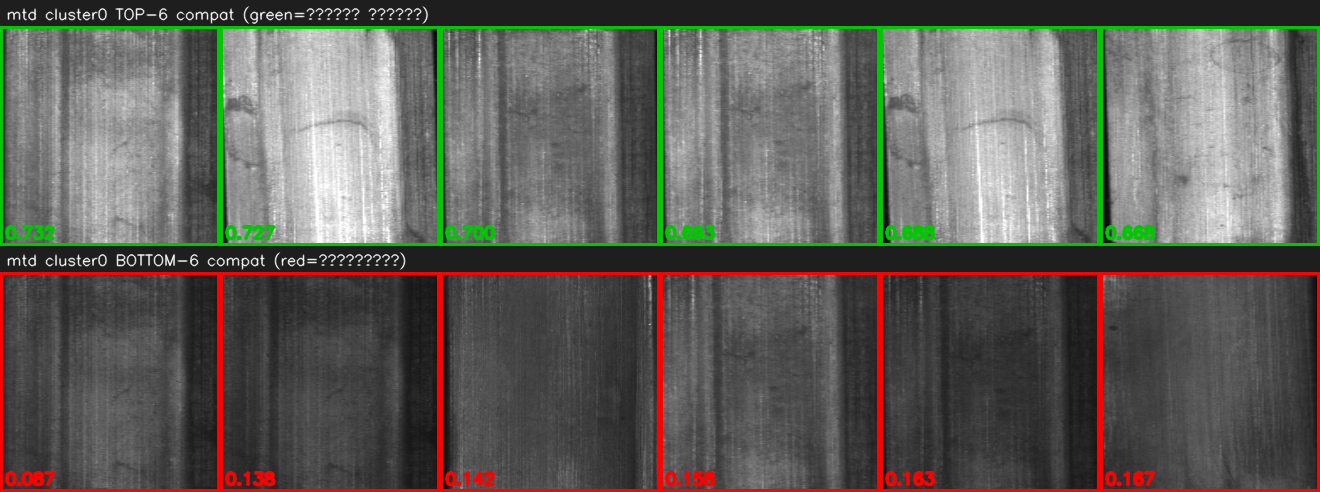
#> input picture .claude/.etc/positive_place_viz/image_rank_mtd.png, 1320 x 492 px
$ python -i background_characterization.py   (imports and definitions only)   (older library calls are emulated)
#> lines starting #> are read from the running program, lines starting #| are printed output that depends on the picture
#> further down, picture is the input picture: shape (492, 1320, 3); mean B, G, R 88.4, 94.1, 95.6
"""
Background Characterization Module

Universal structure-based background taxonomy (domain-agnostic):
  smooth | directional | periodic | organic | complex

Detection pipeline (lazy evaluation, cheapest first):
  1. Variance         → smooth
  2. Gradient entropy → directional  (also computes dominant_angle)
  3. Autocorrelation  → periodic
  4. LBP entropy      → organic
  5. Fallback         → complex
"""
import numpy as np
import cv2
from skimage.feature import local_binary_pattern
from typing import Dict, Optional, Tuple
from enum import Enum


class BackgroundType(Enum):
    SMOOTH      = "smooth"
    DIRECTIONAL = "directional"
    PERIODIC    = "periodic"
    ORGANIC     = "organic"
    COMPLEX     = "complex"


class BackgroundAnalyzer:
    """Grid-based background texture analyzer using universal structure-based taxonomy."""

    def __init__(
        self,
        grid_size: int = 64,
        variance_threshold: float = 100.0,
        periodic_threshold: float = 0.15,
        # direction_entropy_threshold=1.0: tightened from initial estimate of 2.0.
        # At 2.0, strongly periodic patterns (e.g., dot grids with entropy≈1.67)
        # were misclassified as directional. 1.0 cleanly separates directional
        # (entropy≈0 for pure stripes) from periodic and organic patterns.
        direction_entropy_threshold: float = 1.0,
        organic_entropy_threshold: float = 2.5,
    ):
        self.grid_size = grid_size
        self.variance_threshold = variance_threshold
        self.periodic_threshold = periodic_threshold
        self.direction_entropy_threshold = direction_entropy_threshold
        self.organic_entropy_threshold = organic_entropy_threshold

    def _compute_autocorrelation_peak(self, patch: np.ndarray) -> float:
        """Returns normalized off-origin autocorrelation peak (0-1). High = periodic."""
        f = np.fft.fft2(patch.astype(np.float32))
        ac = np.real(np.fft.ifft2(np.abs(f) ** 2))
        ac = ac / (ac[0, 0] + 1e-6)
        ac[0, 0] = 0.0
        return float(np.max(ac))

    def _compute_gradient_direction_entropy(
        self, patch: np.ndarray
    ) -> Tuple[float, Optional[float]]:
        """
        Returns (entropy_bits, dominant_angle_degrees).
        Low entropy → directional pattern. dominant_angle is None when entropy is high.
        Angles are in [0, 180) — orientation, not direction.
        """
        sobel_x = cv2.Sobel(patch, cv2.CV_64F, 1, 0, ksize=3)
        sobel_y = cv2.Sobel(patch, cv2.CV_64F, 0, 1, ksize=3)
        magnitude = np.sqrt(sobel_x ** 2 + sobel_y ** 2)
        angles = np.degrees(np.arctan2(sobel_y, sobel_x)) % 180.0  # orientation

        bins = np.linspace(0.0, 180.0, 9)  # 8 bins × 22.5°
        counts, _ = np.histogram(angles.flatten(), bins=bins,
                                 weights=magnitude.flatten())
        total = np.sum(counts) + 1e-6
        probs = counts / total
        entropy = float(-np.sum(probs * np.log2(probs + 1e-12)))

        dominant_angle = None
        if entropy < self.direction_entropy_threshold:
            bin_idx = int(np.argmax(counts))
            dominant_angle = float(bins[bin_idx] + 11.25)  # bin centre

        return entropy, dominant_angle

    # [7 lines left out: function _compute_lbp_entropy, not called in this run]

    def classify_patch(
        self, patch: np.ndarray
    ) -> Tuple[BackgroundType, float, Optional[float]]:
        """
        Classify a grayscale patch.

        Returns:
            (BackgroundType, stability_score 0-1, dominant_angle degrees or None)
            dominant_angle is only set when BackgroundType is DIRECTIONAL.
        """
        variance = float(np.var(patch))

        # Step 1: smooth
        if variance < self.variance_threshold:
            stability = float(np.clip(1.0 - variance / self.variance_threshold, 0.0, 1.0))
            return BackgroundType.SMOOTH, stability, None

        # Step 2: directional (checked before periodic — stripe patterns are both
        # periodic and directional, but low gradient entropy is the stronger signal)
        entropy, dominant_angle = self._compute_gradient_direction_entropy(patch)
        if entropy < self.direction_entropy_threshold:
            stability = float(np.clip(1.0 - entropy / self.direction_entropy_threshold, 0.0, 1.0))
            return BackgroundType.DIRECTIONAL, stability, dominant_angle

        # Step 3: periodic
        ac_peak = self._compute_autocorrelation_peak(patch)
        if ac_peak > self.periodic_threshold:
            return BackgroundType.PERIODIC, float(np.clip(ac_peak, 0.0, 1.0)), None

        # Step 4: organic
        lbp_entropy = self._compute_lbp_entropy(patch)
        if lbp_entropy > self.organic_entropy_threshold:
            return BackgroundType.ORGANIC, 0.5, None

        # Step 5: complex
        return BackgroundType.COMPLEX, 0.3, None

    def analyze_image(self, image: np.ndarray) -> Dict:
        """Analyze full image using grid-based approach."""
        gray = cv2.cvtColor(image, cv2.COLOR_BGR2GRAY) if len(image.shape) == 3 else image
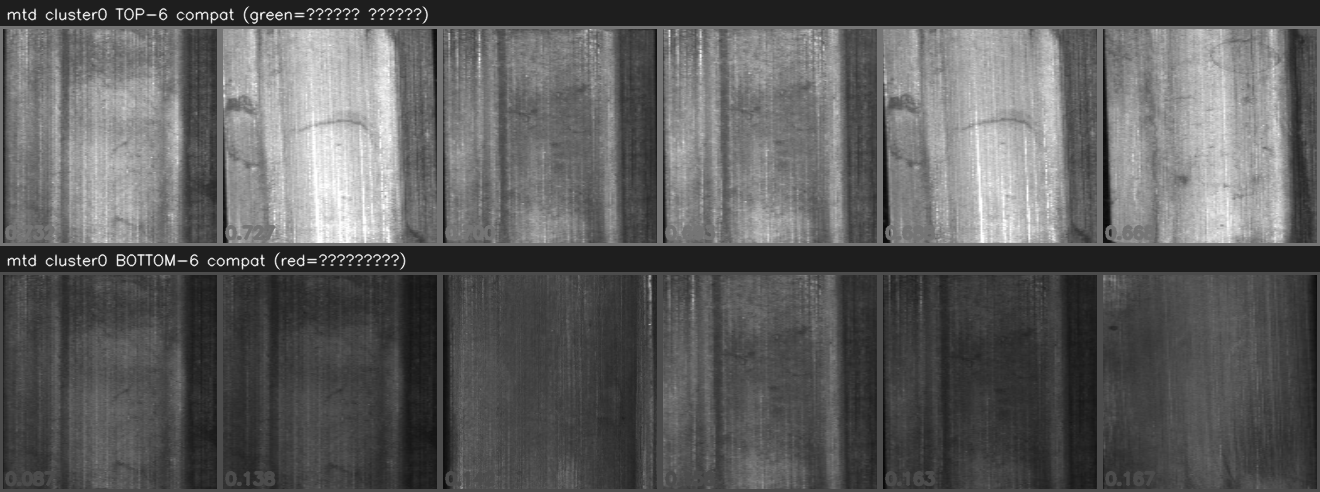
#> gray: shape (492, 1320); min 6, max 255, mean 93.9
        h, w = gray.shape
#> h = 492; w = 1320
        gs = self.grid_size
        grid_h, grid_w = h // gs, w // gs
#> grid_h = 7; grid_w = 20

        background_map = np.empty((grid_h, grid_w), dtype=object)
        stability_map = np.zeros((grid_h, grid_w), dtype=np.float32)
        angle_map = np.full((grid_h, grid_w), None, dtype=object)
        grid_info = []

        for i in range(grid_h):
            for j in range(grid_w):
                y1, x1 = i * gs, j * gs
                patch = gray[y1:y1 + gs, x1:x1 + gs]
                bg_type, stability, dominant_angle = self.classify_patch(patch)
                background_map[i, j] = bg_type.value
                stability_map[i, j] = stability
                angle_map[i, j] = dominant_angle
                grid_info.append({
                    "grid_id": (i, j),
                    "bbox": (x1, y1, x1 + gs, y1 + gs),
                    "background_type": bg_type.value,
                    "stability_score": float(stability),
                    "dominant_angle": dominant_angle,
                })
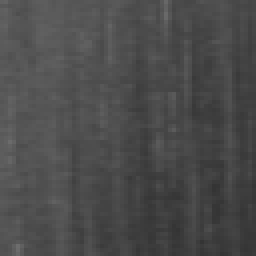
#> patch: shape (64, 64) (shown 4 times larger); min 52, max 109, mean 75.2

        return {
            "background_map": background_map,
            "stability_map": stability_map,
            "angle_map": angle_map,
            "grid_info": grid_info,
            "grid_size": gs,
            "grid_shape": (grid_h, grid_w),
        }

    # [37 lines left out: functions get_background_at_location, check_continuity, not called in this run]

>>> import cv2
>>> picture = cv2.imread('../.claude/.etc/positive_place_viz/image_rank_mtd.png')
>>> result = BackgroundAnalyzer().analyze_image(picture)
